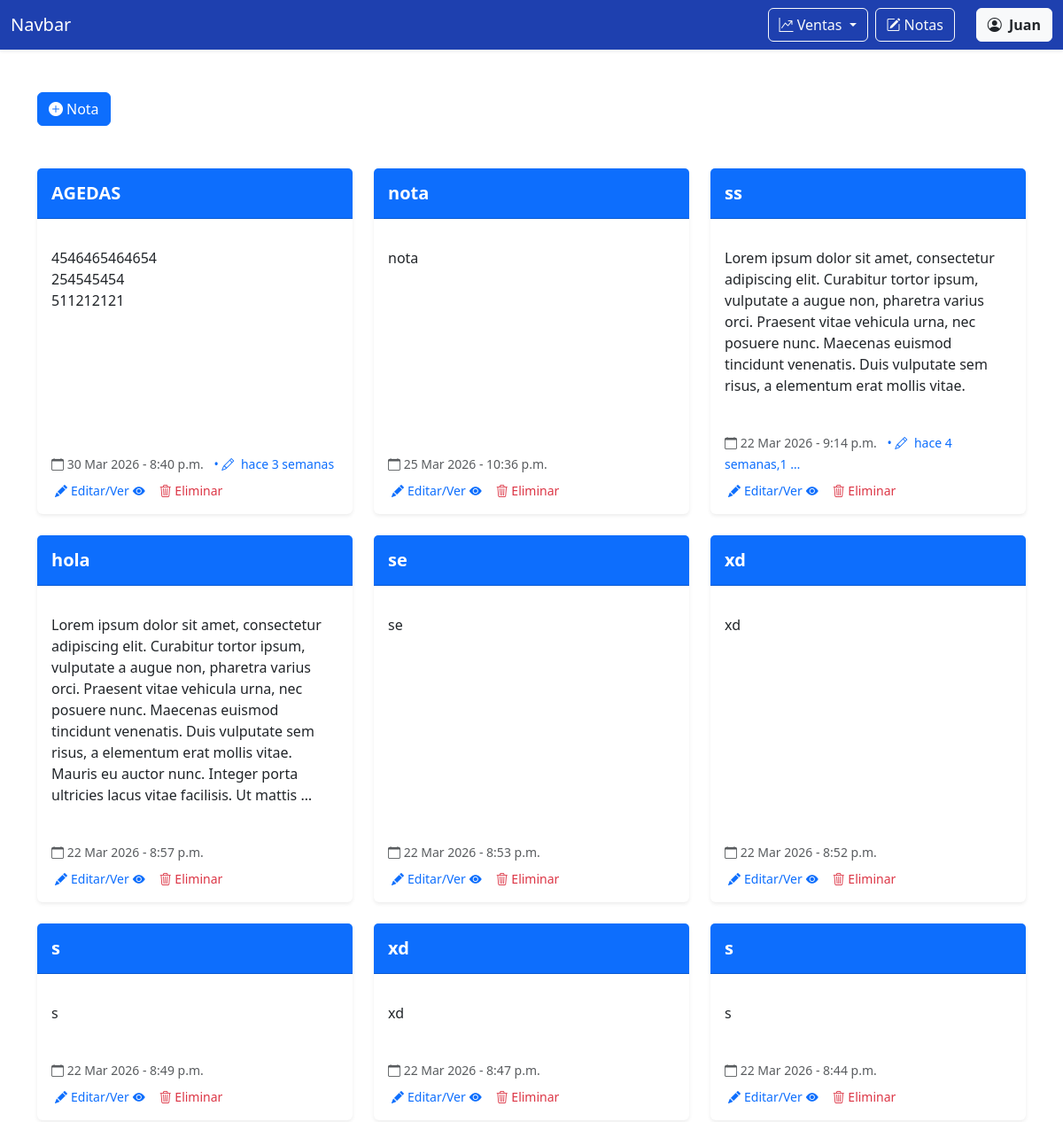
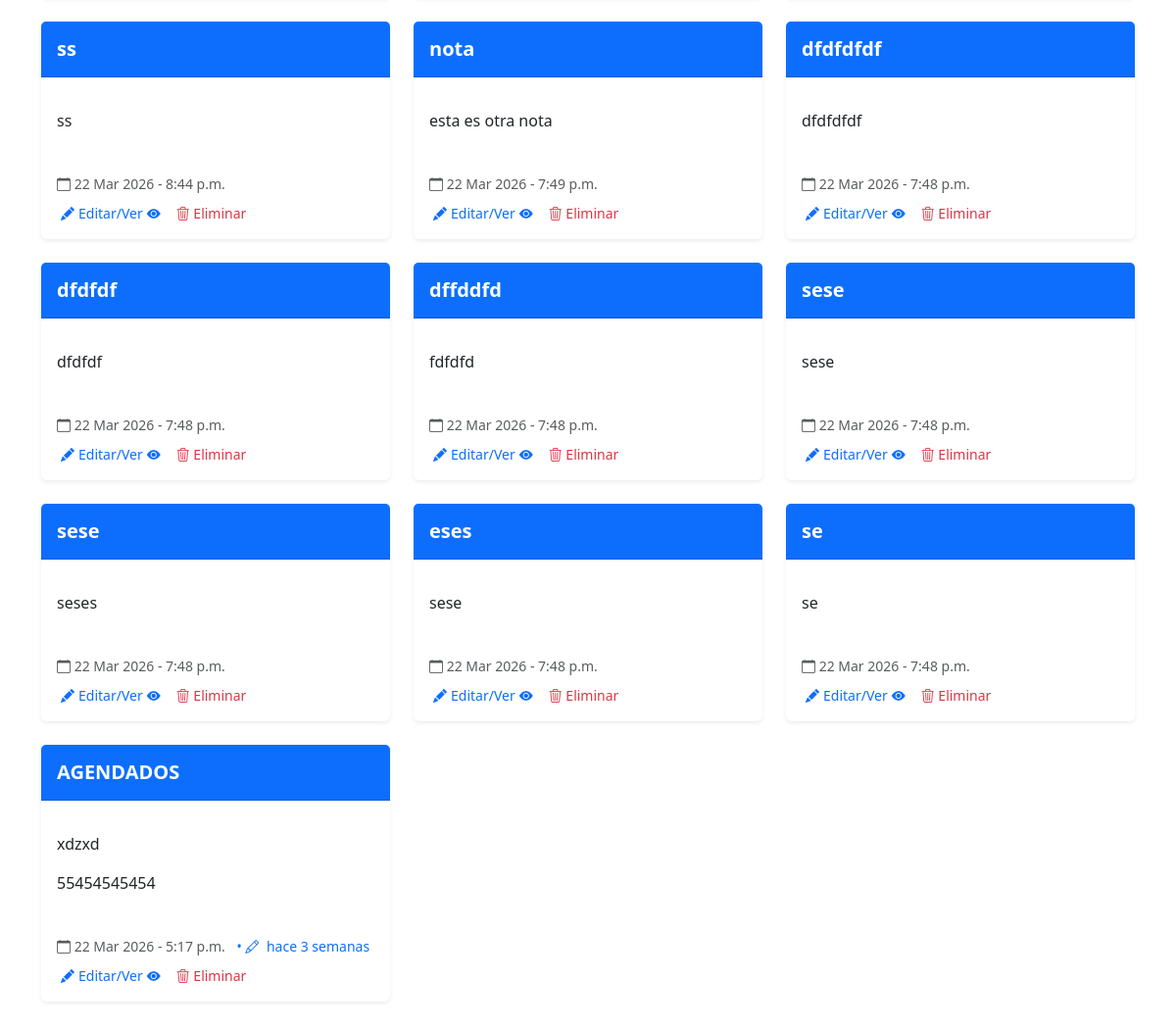
Page /notas/ (signed in) on the committed database (2 pictures, top to bottom).
### notas/models.py (models this page shows)
class Nota(models.Model):
    title = models.CharField('Título',max_length=200)
    description = models.TextField('Descripción',blank=True)
    created = models.DateTimeField(auto_now_add=True)
    updated = models.DateTimeField(auto_now=True)
    user = models.ForeignKey(User, on_delete=models.CASCADE)

### notas/views.py (the view, shortened to what this page needs)
# urls.py: path('', views.index_notas, name='notas'),
@login_required
def index_notas(request):
    if request.method == 'GET':
        my_notes = Nota.objects.filter(user=request.user).order_by('-created')
        return render(request, 'notas.html', {
        'form': NotaForm(),
        'notes': my_notes
    })

### notas/templates/notas.html (shortened to what this page needs)
{% extends 'base.html' %}
{% block content %}
<div class="container mt-5">
  <button type="button" class="btn btn-primary" data-bs-toggle="modal" data-bs-target="#createModal">
    <i class="bi bi-plus-circle-fill me-1"></i>Nota
  </button>
</div>
<div class="container my-5">
  <div class="row">
    {% for note in notes %}
    <div class="col-md-4 mb-4">
      <div class="card h-100 shadow-sm border-0">
        <div class="card-header bg-primary text-white py-3">
          <h5 class="card-title mb-0 fw-bold">{{ note.title }}</h5>
        </div>
        <div class="card-body">
          <p class="card-text text-secondary">
            {{ note.description|linebreaks|truncatewords:50 }}
          </p>
        </div>
        <div class="card-footer bg-transparent border-0">
          <small class="text-muted">
            <i class="bi bi-calendar"></i> {{ note.created|date:"d M Y" }} - {{note.created|time:"g:i a"}}
            {% if note.updated|date:"U" > note.created|date:"U" %}
            <span class="ms-2 text-primary">
              • <i class="bi bi-pencil me-1"></i>
              hace {{note.updated|timesince|truncatewords:2}}
            </span>
            {% endif %}
          </small>
        </div>
        <div class="px-3 pb-3 d-flex gap-3">
          <button type="button" class="btn btn-sm btn-outline-primary border-0 p-0 ms-1"
            data-bs-target="#updateModal{{ note.id }}" data-bs-toggle="modal">
            <i class="bi bi-pencil-fill me-1"></i>Editar/Ver<i class="bi bi-eye-fill ms-1"></i>
          </button>
          <button type="button" class="btn btn-sm btn-outline-danger border-0 p-0" data-bs-toggle="modal"
            data-bs-target="#deleteModal{{note.id}}">
            <i class="bi bi-trash3"></i>
            Eliminar
          </button>
        </div>
      </div>
    </div>
    {% endfor %}
  </div>
</div>
{% endblock content %}

### templates/base.html (shortened to what this page needs)
<!doctype html>
<html lang="es-MX">
<head>
  <link href="https://cdn.jsdelivr.net/npm/bootstrap@5.3.8/dist/css/bootstrap.min.css" rel="stylesheet"
 />
  <link rel="stylesheet" href="https://cdn.jsdelivr.net/npm/bootstrap-icons@1.13.1/font/bootstrap-icons.min.css">
</head>
<body>
  <nav class="navbar navbar-expand-lg  navbar-dark shadow-sm" style="background-color: #1e40af;">
    <div class="container-fluid">
      <a class="navbar-brand" href="{% url 'dashboard' %}">Navbar</a>
      <div class="collapse navbar-collapse" id="navbarNav">
        <ul class="navbar-nav ms-auto">
          <li class="nav-item">
            <div class="dropdown">
              <button class="btn btn-outline-light dropdown-toggle" type="button" data-bs-toggle="dropdown"
                aria-expanded="false"><i class="bi bi-graph-up-arrow"></i>
                Ventas
              </button>
            </div>
          </li>
          <li class="nav-item ms-2">
            <a class="btn btn-outline-light" href="{% url 'notas' %}"><i class="bi bi-pencil-square me-1"></i>Notas</a>
          </li>
          <li class="nav-item ms-2">
            <div class="dropdown">
              <button class="btn btn-light text-dark ms-3" type="button" data-bs-toggle="dropdown"
                aria-expanded="false">
                <i class="bi bi-person-circle me-1"></i> <strong>{{ user.first_name }}</strong>
              </button>
          </li>
        </ul>
      </div>
    </div>
  </nav>
  {% block content %} {% endblock %}
</body>
</html>

### rows in the picture
Nota: title "AGEDAS", description "4546465464654 254545454 511212121", created "30 Mar 2026", created "8:40 p.m.", updated "3 semanas"
Nota: title "nota", description "nota", created "25 Mar 2026", created "10:36 p.m."
Nota: title "ss", description "Lorem ipsum dolor sit amet, consectetur adipiscing elit. Curabitur tortor ipsum, vulputate a augue non, pharetra varius orci. Praesent vitae vehicula urna, nec posuere nunc. Maecenas euismod tincidunt venenatis. Duis vulputate sem risus, a elementum erat mollis vitae.", created "22 Mar 2026", created "9:14 p.m.", updated "4 semanas,1 …"
Nota: title "hola", description "Lorem ipsum dolor sit amet, consectetur adipiscing elit. Curabitur tortor ipsum, vulputate a augue non, pharetra varius orci. Praesent vitae vehicula urna, nec posuere nunc. Maecenas euismod tincidunt venenatis. Duis vulputate sem risus, a elementum erat mollis vitae. Mauris eu auctor nunc. Integer porta ultricies lacus vitae facilisis. Ut mattis …", created "22 Mar 2026", created "8:57 p.m."
Nota: title "se", description "se", created "22 Mar 2026", created "8:53 p.m."
Nota: title "xd", description "xd", created "22 Mar 2026", created "8:52 p.m."
Nota: title "s", description "s", created "22 Mar 2026", created "8:49 p.m."
Nota: title "xd", description "xd", created "22 Mar 2026", created "8:47 p.m."
Nota: title "s", description "s", created "22 Mar 2026", created "8:44 p.m."
Nota: title "ss", description "ss", created "22 Mar 2026", created "8:44 p.m."
Nota: title "nota", description "esta es otra nota", created "22 Mar 2026", created "7:49 p.m."
Nota: title "dfdfdfdf", description "dfdfdfdf", created "22 Mar 2026", created "7:48 p.m."
Nota: title "dfdfdf", description "dfdfdf", created "22 Mar 2026", created "7:48 p.m."
Nota: title "dffddfd", description "fdfdfd", created "22 Mar 2026", created "7:48 p.m."
Nota: title "sese", description "sese", created "22 Mar 2026", created "7:48 p.m."
Nota: title "sese", description "seses", created "22 Mar 2026", created "7:48 p.m."
Nota: title "eses", description "sese", created "22 Mar 2026", created "7:48 p.m."
Nota: title "se", description "se", created "22 Mar 2026", created "7:48 p.m."
Nota: title "AGENDADOS", description "xdzxd 55454545454", created "22 Mar 2026", created "5:17 p.m.", updated "3 semanas"

### other values in the picture
{{ user.first_name }} "Juan"
